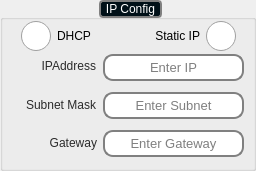
     <widget class="QGroupBox" name="wiredAdapterGroupBox">
      <property name="geometry">
       <rect>
        <x>312</x>
        <y>13</y>
        <width>256</width>
        <height>171</height>
       </rect>
      </property>
      <property name="autoFillBackground">
       <bool>false</bool>
      </property>
      <property name="styleSheet">
       <string notr="true">QGroupBox#wiredAdapterGroupBox{
	border: 2px solid gray;
	border-radius: 8px;
    color: rgb(0,0,0);
	margin-top: 8px;
 
	background-color: rgb(238, 255, 211);

}
QGroupBox::title {
     subcontrol-origin: margin;
     subcontrol-position: top center; /* position at the top center */
     padding: 0 3px;
     background-color: qlineargradient(x1: 0, y1: 0, x2: 0, y2: 1,
                                       stop: 0 #FF0ECE, stop: 1 #FFFFFF);
	background: rgb(0, 16, 24);
	color: rgb(255,255,255);
	border: 2px solid gray;
	border-radius: 4px;
 }</string>
      </property>
      <property name="title">
       <string>IP Config</string>
      </property>
      <widget class="QLabel" name="label_15">
       <property name="geometry">
        <rect>
         <x>25</x>
         <y>56</y>
         <width>71</width>
         <height>20</height>
        </rect>
       </property>
       <property name="layoutDirection">
        <enum>Qt::LeftToRight</enum>
       </property>
       <property name="styleSheet">
        <string notr="true">color: rgb(43, 43, 43);
background:transparent;</string>
       </property>
       <property name="text">
        <string>IPAddress</string>
       </property>
       <property name="alignment">
        <set>Qt::AlignRight|Qt::AlignTrailing|Qt::AlignVCenter</set>
       </property>
      </widget>
      <widget class="QLabel" name="label_28">
       <property name="geometry">
        <rect>
         <x>5</x>
         <y>95</y>
         <width>91</width>
         <height>20</height>
        </rect>
       </property>
       <property name="layoutDirection">
        <enum>Qt::LeftToRight</enum>
       </property>
       <property name="styleSheet">
        <string notr="true">color: rgb(43, 43, 43);
background:transparent;</string>
       </property>
       <property name="text">
        <string>Subnet Mask</string>
       </property>
       <property name="alignment">
        <set>Qt::AlignRight|Qt::AlignTrailing|Qt::AlignVCenter</set>
       </property>
      </widget>
      <widget class="QLabel" name="label_32">
       <property name="geometry">
        <rect>
         <x>16</x>
         <y>133</y>
         <width>81</width>
         <height>20</height>
        </rect>
       </property>
       <property name="layoutDirection">
        <enum>Qt::LeftToRight</enum>
       </property>
       <property name="styleSheet">
        <string notr="true">color: rgb(43, 43, 43);
background:transparent;</string>
       </property>
       <property name="text">
        <string>Gateway</string>
       </property>
       <property name="alignment">
        <set>Qt::AlignRight|Qt::AlignTrailing|Qt::AlignVCenter</set>
       </property>
      </widget>
      <widget class="QLineEdit" name="gatewayLineEdit">
       <property name="geometry">
        <rect>
         <x>103</x>
         <y>130</y>
         <width>141</width>
         <height>27</height>
        </rect>
       </property>
       <property name="font">
        <font>
         <pointsize>10</pointsize>
        </font>
       </property>
       <property name="focusPolicy">
        <enum>Qt::StrongFocus</enum>
       </property>
       <property name="styleSheet">
        <string notr="true">border-radius: 10px;
border: 2px solid gray;
background:white;</string>
       </property>
       <property name="text">
        <string/>
       </property>
       <property name="alignment">
        <set>Qt::AlignCenter</set>
       </property>
       <property name="placeholderText">
        <string>Enter Gateway</string>
       </property>
      </widget>
      <widget class="QLineEdit" name="subnetMaskLineEdit">
       <property name="geometry">
        <rect>
         <x>103</x>
         <y>92</y>
         <width>141</width>
         <height>27</height>
        </rect>
       </property>
       <property name="font">
        <font>
         <pointsize>10</pointsize>
        </font>
       </property>
       <property name="focusPolicy">
        <enum>Qt::StrongFocus</enum>
       </property>
       <property name="styleSheet">
        <string notr="true">border-radius: 10px;
border: 2px solid gray;
background:white;</string>
       </property>
       <property name="text">
        <string/>
       </property>
       <property name="alignment">
        <set>Qt::AlignCenter</set>
       </property>
       <property name="placeholderText">
        <string>Enter Subnet</string>
       </property>
      </widget>
      <widget class="QLineEdit" name="ipAddressLineEdit">
       <property name="geometry">
        <rect>
         <x>103</x>
         <y>54</y>
         <width>141</width>
         <height>27</height>
        </rect>
       </property>
       <property name="font">
        <font>
         <pointsize>10</pointsize>
        </font>
       </property>
       <property name="focusPolicy">
        <enum>Qt::StrongFocus</enum>
       </property>
       <property name="styleSheet">
        <string notr="true">border-radius: 10px;
border: 2px solid gray;
background:white;</string>
       </property>
       <property name="text">
        <string/>
       </property>
       <property name="alignment">
        <set>Qt::AlignCenter</set>
       </property>
       <property name="placeholderText">
        <string>Enter IP</string>
       </property>
      </widget>
      <widget class="QRadioButton" name="dhcpRadio">
       <property name="geometry">
        <rect>
         <x>21</x>
         <y>21</y>
         <width>111</width>
         <height>30</height>
        </rect>
       </property>
       <property name="autoFillBackground">
        <bool>false</bool>
       </property>
       <property name="styleSheet">
        <string notr="true">QRadioButton::indicator{
width: 30px;
height: 30px;
} </string>
       </property>
       <property name="text">
        <string>DHCP</string>
       </property>
      </widget>
      <widget class="QRadioButton" name="staticIPRadio">
       <property name="geometry">
        <rect>
         <x>135</x>
         <y>21</y>
         <width>101</width>
         <height>30</height>
        </rect>
       </property>
       <property name="layoutDirection">
        <enum>Qt::RightToLeft</enum>
       </property>
       <property name="autoFillBackground">
        <bool>false</bool>
       </property>
       <property name="styleSheet">
        <string notr="true">QRadioButton::indicator{
width: 30px;
height: 30px;
} </string>
       </property>
       <property name="text">
        <string>Static IP</string>
       </property>
      </widget>
     </widget>
